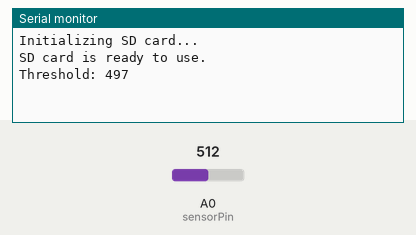
Simulated run of this sketch. Board: Arduino Uno, built with avr-gcc and run on an emulated ATmega328P. On the bench: the last lines printed to the serial monitor. Inputs (shaded band) come from the test bench; at power-on: A0 (sensorPin) = 512. Storage starts empty. At 2.3 s the program stops and its outputs stay as they are.

Above: at 0.8 s.
0.9 s: A0 (sensorPin) set to 306
At 2.24 s:
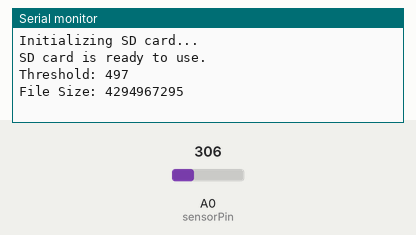
At 2.7 s:
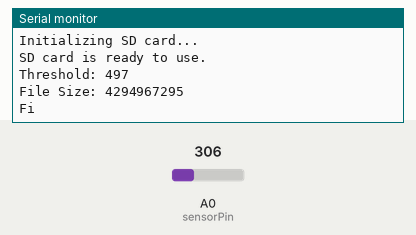

The sketch:

Receiver_Code.ino
```cpp
#include <elapsedMillis.h>
#include <SD.h>

unsigned long INTERVAL  = 30000;
const unsigned long HALF = INTERVAL/2;
const int dsize = 8;
elapsedMicros timer0;
long threshold = 0; //To determine 0s and 1s
bool moveToNextBit = false;
const int precision = 1000;
int sensorPin = A0; //pin for ldr
int sensorValue = 0; //Value read in by sensor
int CS_PIN = 10; //SD card pin
File file;
void setup() {
    Serial.begin(9600);
    initializeSD();
    //createFile(fname);

    //Calibrate 1 and 0 threshhold

    for(int i = 0; i < precision; i++)
    {
      threshold += analogRead(sensorPin);
    }
    threshold = threshold / precision;
    threshold = threshold - 15;
    Serial.print("Threshold: ");
    Serial.println(threshold);

    //Get file size
    byte buf[4];
    for(int i = 0; i < 4; i++)
    {
      buf[i] = getValue();
    }
    unsigned long fileSize = buf[0] | (buf[1] << 8) | ((unsigned long )buf[2] << 16) | ((unsigned long)buf[3] << 24);
    Serial.print("File Size: ");
    Serial.println(fileSize);

    byte fileNameSize = getValue();
    Serial.print("File Name Size: ");
    Serial.println(fileNameSize);
    if(fileNameSize == 255) //Would cause for loop to never end
    {
      exit(1);
    }
    Serial.print("File Name: ");
    char fname[] = "";
    for(byte i = 0; i < fileNameSize; i++)
    {
      fname[i] = getValue();
      Serial.print(fname[i]);
    }
    fname[fileNameSize] = '\0'; //Add null terminator
    //fname = "test.txt";
    Serial.println();
    createFile(fname);

    //Get file
    for(unsigned long i = 0; i < fileSize; i++)
    {
      file.write(getValue());
    }

    Serial.println("Done!");
    file.close();
}


void loop() {
}

byte getValue()
{
  unsigned long interval = INTERVAL;
  int d[dsize]; //array to store incoming 16 bit values
  bool startBitReceived = false;
  while(!startBitReceived)
      {
        sensorValue = analogRead(sensorPin); //Takes 100 microseconds
        if(sensorValue < threshold) //If we detected start bit
        {
          timer0 = 0;
          startBitReceived = true;
        }
      }

      //Just delay here until we get to the middle of the start bit
      while(timer0 < HALF)
      {
      }
      timer0 = 0;

      //Get bits based on timer0
      for(unsigned long i = 0; i < dsize; i++)
      {
        while(!moveToNextBit)
        {
          if(INTERVAL - timer0 < 10)
          {
            d[i] = analogRead(sensorPin);
            timer0 = 0;
            moveToNextBit = true;
            interval = interval - 100;
          }
        }
        moveToNextBit = false;
      }


byte recVal = convertToDecimal(d);

      //Busy wait on stop bit
      timer0 = 0;
      while(timer0 < INTERVAL)
      {}
      return recVal;
}

byte convertToDecimalTest(int arr[dsize])
{
  byte recv = 0;
  for(int i = 0; i < 8; i++)
  {
    if(arr[dsize] <= threshold)
      recv |= true << i;
    else
      recv |= false << i;
  }
  return recv;
}

byte convertToDecimal(int arr[dsize])
{
  int j = dsize;
  byte n;
  byte t = 1;
  byte rec = 0;
  while(j >= 0)
  {
    if(arr[j] <= threshold)
    {
      n = j;
      while(n != 0)
      {
        t=t*2;
        n--;
      }
      rec = rec + t;
      t = 1;
    }
    j--;
  }
  return rec;
}

void initializeSD()
{
  Serial.println("Initializing SD card...");
  pinMode(CS_PIN, OUTPUT);

  if (SD.begin(10))
  {
    Serial.println("SD card is ready to use.");
  } else
  {
    Serial.println("SD card initialization failed");
    return;
  }
}

int createFile(char filename[])
{
  file = SD.open(filename, FILE_WRITE);

  if (file)
  {
    Serial.println("File created successfully.");
    return 1;
  } else
  {
    Serial.println("Error while creating file.");
    return 0;
  }
}
```

Measured:
- after the input at 0.9 s, the serial monitor: prints a new line after 1.1 s (image 1)
